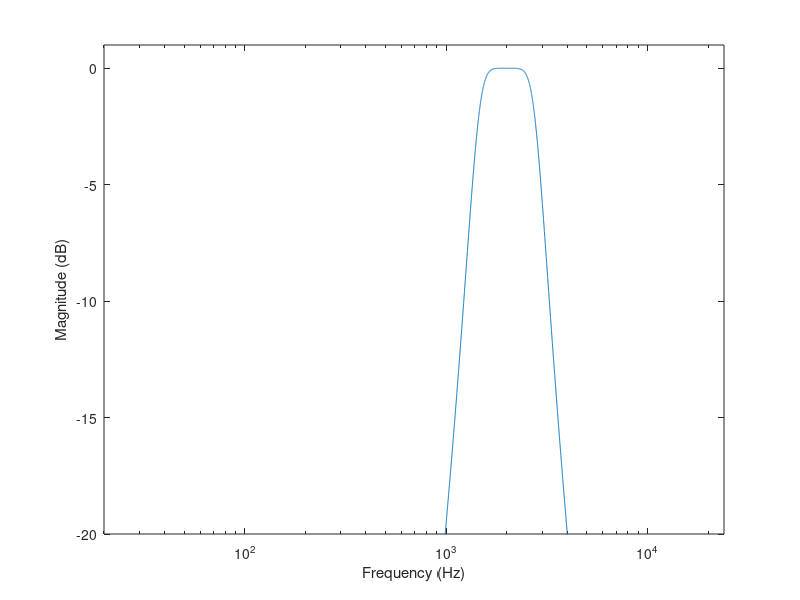

MATLAB code to generate this figure:
% Design a 2Nth order bandpass filter
Fs = 48000;
N = 3;
[b7, a7] = butter(N, [1414 / (Fs/2), 2828 / (Fs/2)]);

W = pi * logspace(log10(20),log10(Fs/2),10001)/(Fs/2);
H = freqz(b7, a7, W);
semilogx(W / pi * (Fs/2), 20*log10(abs(H)));
axis([20, Fs/2, -20, 1]);    % Set axis limits for x-axis to [20, 24000] Hz and y-axis to [-20, 1] dB
xlabel('Frequency (Hz)');
ylabel('Magnitude (dB)');